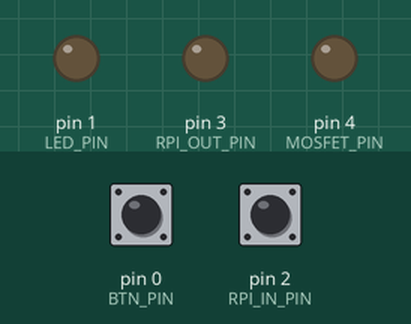
Simulated run of this sketch. Board: Arduino Uno, built with avr-gcc and run on an emulated ATmega328P. Shown: output pins drawn as LEDs (lit = HIGH). Dashed ring = blinking. The inputs (shaded band) are chosen by the test bench; at power-on: pin 0 (BTN_PIN) HIGH, pin 2 (RPI_IN_PIN) HIGH.

Above: at 1.5 s.
1.6 s: pin 0 (BTN_PIN) pulled LOW for 0.15 s
At 1.99 s:
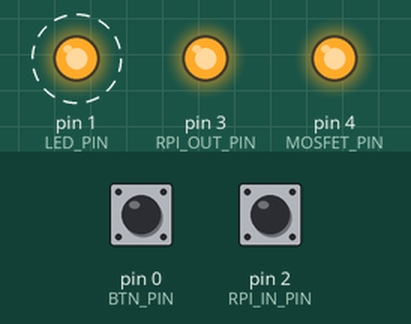
4.7 s: pin 2 (RPI_IN_PIN) pulled LOW for 0.15 s
6.3 s: pin 0 (BTN_PIN) pulled LOW for 1 s
At 8.54 s:
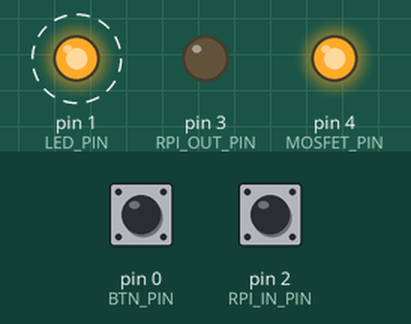
Timing chart, 0 to 16.2 s (numbered marks = the images above; inputs shaded):
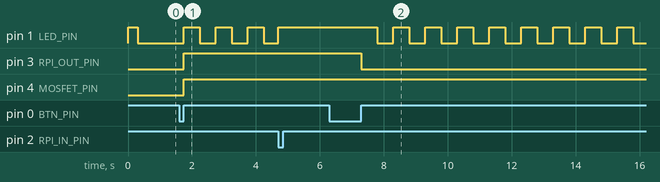

The sketch:

RpiPowerSwitch.ino
```cpp
#define BTN_PIN 0
#define LED_PIN 1
#define RPI_IN_PIN 2
#define RPI_OUT_PIN 3
#define MOSFET_PIN 4
#define PWR_TIMEOUT 20000
#define BLINK_FREQ 500

#define S_OFF 0
#define S_PRESSED_PWR_ON 1
#define S_TURNING_ON 2
#define S_ON 3
#define S_PRESSED_PWR_OFF 4
#define S_TURNING_OFF 5

#define LED_OFF 0
#define LED_ON 1
#define LED_BLINK 2

byte state = S_OFF;
byte ledState = LED_OFF;
bool blinkLedOn = false;
unsigned long lastStateSwitchTime = 0;
unsigned long lastBlinkSwitchTime = 0;

bool timeoutFunction(unsigned long eventTime, unsigned long timeoutValue) {
  return millis() - eventTime >= timeoutValue;
}

bool buttonIsPressed() {
  return digitalRead(BTN_PIN) == LOW;
}

bool rpiSignalIsLow() {
  return digitalRead(RPI_IN_PIN) == LOW;
}

void switchOutputs(byte led, bool rpi, bool mosfet) {
  ledState = led;
  blinkLedOn = true;
  lastBlinkSwitchTime = millis();
  digitalWrite(LED_PIN, led == LED_OFF ? LOW : HIGH);
  digitalWrite(RPI_OUT_PIN, rpi ? HIGH : LOW);
  digitalWrite(MOSFET_PIN, mosfet ? HIGH : LOW);
}

void setup() {
  pinMode(BTN_PIN, INPUT_PULLUP);
  pinMode(LED_PIN, OUTPUT);
  pinMode(RPI_IN_PIN, INPUT_PULLUP);
  pinMode(RPI_OUT_PIN, OUTPUT);
  pinMode(MOSFET_PIN, OUTPUT);
  switchOutputs(LED_ON, false, false);
  delay(300);
  switchOutputs(LED_OFF, false, false);
}

void switchState(int newState) {
  state = newState;
  lastStateSwitchTime = millis();
  switch(state) {
    case S_OFF: switchOutputs(LED_OFF, false, false); break;
    case S_PRESSED_PWR_ON: switchOutputs(LED_OFF, false, false); break;
    case S_TURNING_ON: switchOutputs(LED_BLINK, true, true); break;
    case S_ON: switchOutputs(LED_ON, true, true); break;
    case S_PRESSED_PWR_OFF: switchOutputs(LED_ON, true, true); break;
    case S_TURNING_OFF: switchOutputs(LED_BLINK, false, true); break;
  }
}

void loop() {
  switch(state) {
    case S_OFF:
      if(buttonIsPressed()) switchState(S_PRESSED_PWR_ON);
      break;
    case S_PRESSED_PWR_ON:
      if(!buttonIsPressed()) switchState(S_TURNING_ON);
      break;
    case S_TURNING_ON:
      if(rpiSignalIsLow()) switchState(S_ON);
      break;
    case S_ON:
      if(buttonIsPressed()) switchState(S_PRESSED_PWR_OFF);
      break;
    case S_PRESSED_PWR_OFF:
      if(!buttonIsPressed()) switchState(S_TURNING_OFF);
      break;
    case S_TURNING_OFF:
      if(timeoutFunction(lastStateSwitchTime, PWR_TIMEOUT)) switchState(S_OFF);
      break;
  }
  if(ledState == LED_BLINK && timeoutFunction(lastBlinkSwitchTime, BLINK_FREQ)) {
    blinkLedOn = !blinkLedOn;
    lastBlinkSwitchTime = millis();
    digitalWrite(LED_PIN, blinkLedOn ? HIGH : LOW);
  }
}
```

Measured:
- after the input at 1.6 s, pin 1 (LED_PIN): alternates HIGH for 0.50 s and LOW for 0.50 s, starting after 0.15 s; pin 3 (RPI_OUT_PIN), pin 4 (MOSFET_PIN): LOW → HIGH after 0.15 s
- after the input at 6.3 s, pin 1 (LED_PIN): alternates HIGH for 0.50 s and LOW for 0.50 s, starting after 1.5 s; pin 3 (RPI_OUT_PIN): HIGH → LOW after 1.0 s
